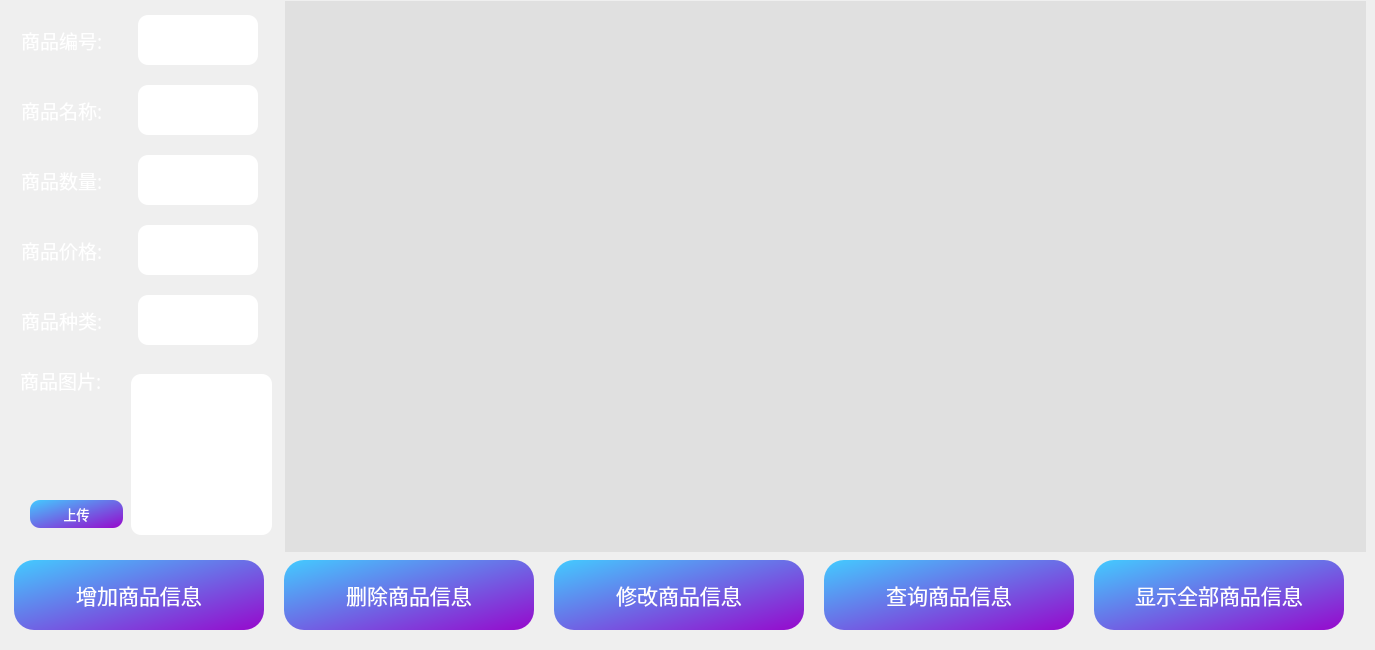
     <widget class="QWidget" name="goodspage">
      <widget class="QWidget" name="horizontalLayoutWidget">
       <property name="geometry">
        <rect>
         <x>0</x>
         <y>550</y>
         <width>1361</width>
         <height>91</height>
        </rect>
       </property>
       <layout class="QHBoxLayout" name="fungoods_btn">
        <item>
         <widget class="QPushButton" name="addgoods_btn">
          <property name="enabled">
           <bool>true</bool>
          </property>
          <property name="sizePolicy">
           <sizepolicy hsizetype="Fixed" vsizetype="Fixed">
            <horstretch>50</horstretch>
            <verstretch>50</verstretch>
           </sizepolicy>
          </property>
          <property name="minimumSize">
           <size>
            <width>250</width>
            <height>70</height>
           </size>
          </property>
          <property name="font">
           <font>
            <family>微软雅黑</family>
            <pointsize>16</pointsize>
           </font>
          </property>
          <property name="styleSheet">
           <string notr="true">color: rgb(255, 255, 255);

background-color: qlineargradient(spread:pad, x1:0, y1:0, x2:1, y2:1, stop:0 rgba(67, 203, 255), stop:1 rgba(151, 8, 204));
	border-radius: 20px;
    border:none;
</string>
          </property>
          <property name="text">
           <string>增加商品信息</string>
          </property>
         </widget>
        </item>
        <item>
         <widget class="QPushButton" name="deletegoods_btn">
          <property name="enabled">
           <bool>true</bool>
          </property>
          <property name="sizePolicy">
           <sizepolicy hsizetype="Fixed" vsizetype="Fixed">
            <horstretch>50</horstretch>
            <verstretch>50</verstretch>
           </sizepolicy>
          </property>
          <property name="minimumSize">
           <size>
            <width>250</width>
            <height>70</height>
           </size>
          </property>
          <property name="font">
           <font>
            <family>微软雅黑</family>
            <pointsize>16</pointsize>
           </font>
          </property>
          <property name="styleSheet">
           <string notr="true">color: rgb(255, 255, 255);

background-color: qlineargradient(spread:pad, x1:0, y1:0, x2:1, y2:1, stop:0 rgba(67, 203, 255), stop:1 rgba(151, 8, 204));
	border-radius: 20px;
    border:none;
</string>
          </property>
          <property name="text">
           <string>删除商品信息</string>
          </property>
         </widget>
        </item>
        <item>
         <widget class="QPushButton" name="changegoods_btn">
          <property name="enabled">
           <bool>true</bool>
          </property>
          <property name="sizePolicy">
           <sizepolicy hsizetype="Fixed" vsizetype="Fixed">
            <horstretch>50</horstretch>
            <verstretch>50</verstretch>
           </sizepolicy>
          </property>
          <property name="minimumSize">
           <size>
            <width>250</width>
            <height>70</height>
           </size>
          </property>
          <property name="font">
           <font>
            <family>微软雅黑</family>
            <pointsize>16</pointsize>
           </font>
          </property>
          <property name="styleSheet">
           <string notr="true">color: rgb(255, 255, 255);

background-color: qlineargradient(spread:pad, x1:0, y1:0, x2:1, y2:1, stop:0 rgba(67, 203, 255), stop:1 rgba(151, 8, 204));
	border-radius: 20px;
    border:none;
</string>
          </property>
          <property name="text">
           <string>修改商品信息</string>
          </property>
         </widget>
        </item>
        <item>
         <widget class="QPushButton" name="selectgoods_btn">
          <property name="enabled">
           <bool>true</bool>
          </property>
          <property name="sizePolicy">
           <sizepolicy hsizetype="Fixed" vsizetype="Fixed">
            <horstretch>50</horstretch>
            <verstretch>50</verstretch>
           </sizepolicy>
          </property>
          <property name="minimumSize">
           <size>
            <width>250</width>
            <height>70</height>
           </size>
          </property>
          <property name="font">
           <font>
            <family>微软雅黑</family>
            <pointsize>16</pointsize>
           </font>
          </property>
          <property name="styleSheet">
           <string notr="true">color: rgb(255, 255, 255);

background-color: qlineargradient(spread:pad, x1:0, y1:0, x2:1, y2:1, stop:0 rgba(67, 203, 255), stop:1 rgba(151, 8, 204));
	border-radius: 20px;
    border:none;
</string>
          </property>
          <property name="text">
           <string>查询商品信息</string>
          </property>
         </widget>
        </item>
        <item>
         <widget class="QPushButton" name="showgoods_btn">
          <property name="enabled">
           <bool>true</bool>
          </property>
          <property name="sizePolicy">
           <sizepolicy hsizetype="Fixed" vsizetype="Fixed">
            <horstretch>50</horstretch>
            <verstretch>50</verstretch>
           </sizepolicy>
          </property>
          <property name="minimumSize">
           <size>
            <width>250</width>
            <height>70</height>
           </size>
          </property>
          <property name="font">
           <font>
            <family>微软雅黑</family>
            <pointsize>16</pointsize>
           </font>
          </property>
          <property name="styleSheet">
           <string notr="true">color: rgb(255, 255, 255);

background-color: qlineargradient(spread:pad, x1:0, y1:0, x2:1, y2:1, stop:0 rgba(67, 203, 255), stop:1 rgba(151, 8, 204));
	border-radius: 20px;
    border:none;
</string>
          </property>
          <property name="text">
           <string>显示全部商品信息</string>
          </property>
         </widget>
        </item>
       </layout>
      </widget>
      <widget class="QWidget" name="horizontalLayoutWidget_2">
       <property name="geometry">
        <rect>
         <x>10</x>
         <y>10</y>
         <width>261</width>
         <height>61</height>
        </rect>
       </property>
       <layout class="QHBoxLayout" name="horizontalLayout_3">
        <item>
         <widget class="QLabel" name="label">
          <property name="sizePolicy">
           <sizepolicy hsizetype="Fixed" vsizetype="Fixed">
            <horstretch>0</horstretch>
            <verstretch>0</verstretch>
           </sizepolicy>
          </property>
          <property name="minimumSize">
           <size>
            <width>40</width>
            <height>40</height>
           </size>
          </property>
          <property name="maximumSize">
           <size>
            <width>100</width>
            <height>16777215</height>
           </size>
          </property>
          <property name="font">
           <font>
            <family>微软雅黑</family>
            <pointsize>14</pointsize>
           </font>
          </property>
          <property name="styleSheet">
           <string notr="true">color: rgb(255, 255, 255);</string>
          </property>
          <property name="text">
           <string>商品编号:</string>
          </property>
         </widget>
        </item>
        <item>
         <widget class="QLineEdit" name="goods_id">
          <property name="sizePolicy">
           <sizepolicy hsizetype="Fixed" vsizetype="Fixed">
            <horstretch>0</horstretch>
            <verstretch>0</verstretch>
           </sizepolicy>
          </property>
          <property name="minimumSize">
           <size>
            <width>120</width>
            <height>50</height>
           </size>
          </property>
          <property name="maximumSize">
           <size>
            <width>80</width>
            <height>16777215</height>
           </size>
          </property>
          <property name="font">
           <font>
            <family>微软雅黑</family>
            <pointsize>14</pointsize>
           </font>
          </property>
          <property name="styleSheet">
           <string notr="true">background-color: rgb(255, 255, 255);
border-radius: 10px;
    border:none;</string>
          </property>
         </widget>
        </item>
       </layout>
      </widget>
      <widget class="QLabel" name="label_7">
       <property name="geometry">
        <rect>
         <x>20</x>
         <y>360</y>
         <width>100</width>
         <height>40</height>
        </rect>
       </property>
       <property name="sizePolicy">
        <sizepolicy hsizetype="Fixed" vsizetype="Fixed">
         <horstretch>0</horstretch>
         <verstretch>0</verstretch>
        </sizepolicy>
       </property>
       <property name="minimumSize">
        <size>
         <width>40</width>
         <height>40</height>
        </size>
       </property>
       <property name="maximumSize">
        <size>
         <width>100</width>
         <height>16777215</height>
        </size>
       </property>
       <property name="font">
        <font>
         <family>微软雅黑</family>
         <pointsize>14</pointsize>
        </font>
       </property>
       <property name="styleSheet">
        <string notr="true">color: rgb(255, 255, 255);</string>
       </property>
       <property name="text">
        <string>商品图片:</string>
       </property>
      </widget>
      <widget class="QLabel" name="goods_picture">
       <property name="geometry">
        <rect>
         <x>131</x>
         <y>374</y>
         <width>141</width>
         <height>161</height>
        </rect>
       </property>
       <property name="styleSheet">
        <string notr="true">background-color: rgb(255, 255, 255);
border-radius: 10px;
    border:none;</string>
       </property>
       <property name="text">
        <string/>
       </property>
      </widget>
      <widget class="QPushButton" name="goods_upload">
       <property name="geometry">
        <rect>
         <x>30</x>
         <y>500</y>
         <width>93</width>
         <height>28</height>
        </rect>
       </property>
       <property name="font">
        <font>
         <family>微软雅黑</family>
         <pointsize>10</pointsize>
        </font>
       </property>
       <property name="styleSheet">
        <string notr="true">color: rgb(255, 255, 255);

background-color: qlineargradient(spread:pad, x1:0, y1:0, x2:1, y2:1, stop:0 rgba(67, 203, 255), stop:1 rgba(151, 8, 204));
	border-radius: 10px;
    border:none;
</string>
       </property>
       <property name="text">
        <string>上传</string>
       </property>
      </widget>
      <widget class="QWidget" name="horizontalLayoutWidget_5">
       <property name="geometry">
        <rect>
         <x>10</x>
         <y>80</y>
         <width>261</width>
         <height>61</height>
        </rect>
       </property>
       <layout class="QHBoxLayout" name="horizontalLayout_6">
        <item>
         <widget class="QLabel" name="label_3">
          <property name="sizePolicy">
           <sizepolicy hsizetype="Fixed" vsizetype="Fixed">
            <horstretch>0</horstretch>
            <verstretch>0</verstretch>
           </sizepolicy>
          </property>
          <property name="minimumSize">
           <size>
            <width>40</width>
            <height>40</height>
           </size>
          </property>
          <property name="maximumSize">
           <size>
            <width>100</width>
            <height>16777215</height>
           </size>
          </property>
          <property name="font">
           <font>
            <family>微软雅黑</family>
            <pointsize>14</pointsize>
           </font>
          </property>
          <property name="styleSheet">
           <string notr="true">color: rgb(255, 255, 255);</string>
          </property>
          <property name="text">
           <string>商品名称:</string>
          </property>
         </widget>
        </item>
        <item>
         <widget class="QLineEdit" name="goods_name">
          <property name="sizePolicy">
           <sizepolicy hsizetype="Fixed" vsizetype="Fixed">
            <horstretch>0</horstretch>
            <verstretch>0</verstretch>
           </sizepolicy>
          </property>
          <property name="minimumSize">
           <size>
            <width>120</width>
            <height>50</height>
           </size>
          </property>
          <property name="maximumSize">
           <size>
            <width>80</width>
            <height>16777215</height>
           </size>
          </property>
          <property name="font">
           <font>
            <family>微软雅黑</family>
            <pointsize>14</pointsize>
           </font>
          </property>
          <property name="styleSheet">
           <string notr="true">background-color: rgb(255, 255, 255);
border-radius: 10px;
    border:none;</string>
          </property>
         </widget>
        </item>
       </layout>
      </widget>
      <widget class="QWidget" name="horizontalLayoutWidget_6">
       <property name="geometry">
        <rect>
         <x>10</x>
         <y>150</y>
         <width>261</width>
         <height>61</height>
        </rect>
       </property>
       <layout class="QHBoxLayout" name="horizontalLayout_7">
        <item>
         <widget class="QLabel" name="label_4">
          <property name="sizePolicy">
           <sizepolicy hsizetype="Fixed" vsizetype="Fixed">
            <horstretch>0</horstretch>
            <verstretch>0</verstretch>
           </sizepolicy>
          </property>
          <property name="minimumSize">
           <size>
            <width>40</width>
            <height>40</height>
           </size>
          </property>
          <property name="maximumSize">
           <size>
            <width>100</width>
            <height>16777215</height>
           </size>
          </property>
          <property name="font">
           <font>
            <family>微软雅黑</family>
            <pointsize>14</pointsize>
           </font>
          </property>
          <property name="styleSheet">
           <string notr="true">color: rgb(255, 255, 255);</string>
          </property>
          <property name="text">
           <string>商品数量:</string>
          </property>
         </widget>
        </item>
        <item>
         <widget class="QLineEdit" name="goods_num">
          <property name="sizePolicy">
           <sizepolicy hsizetype="Fixed" vsizetype="Fixed">
            <horstretch>0</horstretch>
            <verstretch>0</verstretch>
           </sizepolicy>
          </property>
          <property name="minimumSize">
           <size>
            <width>120</width>
            <height>50</height>
           </size>
          </property>
          <property name="maximumSize">
           <size>
            <width>80</width>
            <height>16777215</height>
           </size>
          </property>
          <property name="font">
           <font>
            <family>微软雅黑</family>
            <pointsize>14</pointsize>
           </font>
          </property>
          <property name="styleSheet">
           <string notr="true">background-color: rgb(255, 255, 255);
border-radius: 10px;
    border:none;</string>
          </property>
         </widget>
        </item>
       </layout>
      </widget>
      <widget class="QWidget" name="horizontalLayoutWidget_7">
       <property name="geometry">
        <rect>
         <x>10</x>
         <y>220</y>
         <width>261</width>
         <height>61</height>
        </rect>
       </property>
       <layout class="QHBoxLayout" name="horizontalLayout_8">
        <item>
         <widget class="QLabel" name="label_5">
          <property name="sizePolicy">
           <sizepolicy hsizetype="Fixed" vsizetype="Fixed">
            <horstretch>0</horstretch>
            <verstretch>0</verstretch>
           </sizepolicy>
          </property>
          <property name="minimumSize">
           <size>
            <width>40</width>
            <height>40</height>
           </size>
          </property>
          <property name="maximumSize">
           <size>
            <width>100</width>
            <height>16777215</height>
           </size>
          </property>
          <property name="font">
           <font>
            <family>微软雅黑</family>
            <pointsize>14</pointsize>
           </font>
          </property>
          <property name="styleSheet">
           <string notr="true">color: rgb(255, 255, 255);</string>
          </property>
          <property name="text">
           <string>商品价格:</string>
          </property>
         </widget>
        </item>
        <item>
         <widget class="QLineEdit" name="goods_price">
          <property name="sizePolicy">
           <sizepolicy hsizetype="Fixed" vsizetype="Fixed">
            <horstretch>0</horstretch>
            <verstretch>0</verstretch>
           </sizepolicy>
          </property>
          <property name="minimumSize">
           <size>
            <width>120</width>
            <height>50</height>
           </size>
          </property>
          <property name="maximumSize">
           <size>
            <width>80</width>
            <height>16777215</height>
           </size>
          </property>
          <property name="font">
           <font>
            <family>微软雅黑</family>
            <pointsize>14</pointsize>
           </font>
          </property>
          <property name="styleSheet">
           <string notr="true">background-color: rgb(255, 255, 255);
border-radius: 10px;
    border:none;</string>
          </property>
         </widget>
        </item>
       </layout>
      </widget>
      <widget class="QWidget" name="horizontalLayoutWidget_8">
       <property name="geometry">
        <rect>
         <x>10</x>
         <y>290</y>
         <width>261</width>
         <height>61</height>
        </rect>
       </property>
       <layout class="QHBoxLayout" name="horizontalLayout_9">
        <item>
         <widget class="QLabel" name="label_6">
          <property name="sizePolicy">
           <sizepolicy hsizetype="Fixed" vsizetype="Fixed">
            <horstretch>0</horstretch>
            <verstretch>0</verstretch>
           </sizepolicy>
          </property>
          <property name="minimumSize">
           <size>
            <width>40</width>
            <height>40</height>
           </size>
          </property>
          <property name="maximumSize">
           <size>
            <width>100</width>
            <height>16777215</height>
           </size>
          </property>
          <property name="font">
           <font>
            <family>微软雅黑</family>
            <pointsize>14</pointsize>
           </font>
          </property>
          <property name="styleSheet">
           <string notr="true">color: rgb(255, 255, 255);</string>
          </property>
          <property name="text">
           <string>商品种类:</string>
          </property>
         </widget>
        </item>
        <item>
         <widget class="QLineEdit" name="goods_kind">
          <property name="sizePolicy">
           <sizepolicy hsizetype="Fixed" vsizetype="Fixed">
            <horstretch>0</horstretch>
            <verstretch>0</verstretch>
           </sizepolicy>
          </property>
          <property name="minimumSize">
           <size>
            <width>120</width>
            <height>50</height>
           </size>
          </property>
          <property name="maximumSize">
           <size>
            <width>80</width>
            <height>16777215</height>
           </size>
          </property>
          <property name="font">
           <font>
            <family>微软雅黑</family>
            <pointsize>14</pointsize>
           </font>
          </property>
          <property name="styleSheet">
           <string notr="true">border-radius: 10px;
    border:none;background-color: rgb(255, 255, 255);</string>
          </property>
         </widget>
        </item>
       </layout>
      </widget>
      <widget class="QTableWidget" name="goods_tableWidget">
       <property name="geometry">
        <rect>
         <x>285</x>
         <y>1</y>
         <width>1081</width>
         <height>551</height>
        </rect>
       </property>
       <property name="styleSheet">
        <string notr="true">QTableWidget{ color:black; 
background-color:rgb(224,224,224);
selection-color:rgb(0, 0, 0); 
selection-background-color:rgb(	100,149,237);
border:0px;
font: 8pt 'Microsoft YaHei' ;}</string>
       </property>
      </widget>
     </widget>
